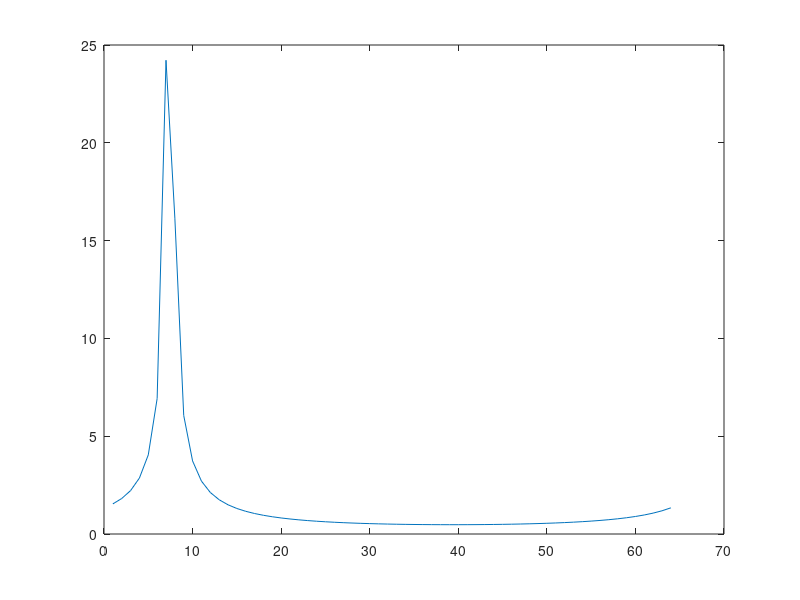

The MATLAB source for this figure:
% ============================================================
% Test Signal Generator
% 20s complex CW signal with frequency fd at fs = 48 kHz
% left: sin-signal and right: cos-signal (or viec versa) 
% ============================================================
clear; close all; clc;

% Parameter
% ============================================================
fs = 30000;      
N = 64;      
SPEED_OF_LIGHT = 299792458.0;
TRANSMIT_FREQUENCY = 24000000000.0;

% test signal
% ============================================================
y = [0.0, 0.100000001, 0.200000003, 0.300000012, 0.400000006, 0.5, 0.600000024, 0.699999988, 0.800000012, 0.899999976, 1.0, 1.10000002, 1.20000005, 1.29999995, 1.39999998, 1.5, 1.60000002, 1.70000005, 1.79999995, 1.89999998, 2.0, 2.0999999, 2.20000005, 2.29999995, 2.4000001, 2.5, 2.5999999, 2.70000005, 2.79999995, 2.9000001, 3.0, 3.0999999, 3.20000005, 3.29999995, 3.4000001, 3.5, 3.5999999, 3.70000005, 3.79999995, 3.9000001, 4.0, 4.0999999, 4.19999981, 4.30000019, 4.4000001, 4.5, 4.5999999, 4.69999981, 4.80000019, 4.9000001, 5.0, 5.0999999, 5.19999981, 5.30000019, 5.4000001, 5.5, 5.5999999, 5.69999981, 5.80000019, 5.9000001, 6.0, 6.0999999, 6.19999981, 6.30000019, 6.4000001, 6.5, 6.5999999, 6.69999981, 6.80000019, 6.9000001, 7.0, 7.0999999, 7.19999981, 7.30000019, 7.4000001, 7.5, 7.5999999, 7.69999981, 7.80000019, 7.9000001, 8.0, 8.10000038, 8.19999981, 8.30000019, 8.39999962, 8.5, 8.60000038, 8.69999981, 8.80000019, 8.89999962, 9.0, 9.10000038, 9.19999981, 9.30000019, 9.39999962, 9.5, 9.60000038, 9.69999981, 9.80000019, 9.89999962, 10.0, 10.1000004, 10.1999998, 10.3000002, 10.3999996, 10.5, 10.6000004, 10.6999998, 10.8000002, 10.8999996, 11.0, 11.1000004, 11.1999998, 11.3000002, 11.3999996, 11.5, 11.6000004, 11.6999998, 11.8000002, 11.8999996, 12.0, 12.1000004, 12.1999998, 12.3000002, 12.3999996, 12.5, 12.6000004, 12.6999998, 12.8000002, 12.8999996, 13.0, 13.1000004, 13.1999998, 13.3000002, 13.3999996, 13.5, 13.6000004, 13.6999998, 13.8000002, 13.8999996, 14.0, 14.1000004, 14.1999998, 14.3000002, 14.3999996, 14.5, 14.6000004, 14.6999998, 14.8000002, 14.8999996, 15.0, 15.1000004, 15.1999998, 15.3000002, 15.3999996, 15.5, 15.6000004, 15.6999998, 15.8000002, 15.8999996, 16.0, 16.1000004, 16.2000008, 16.2999992, 16.3999996, 16.5, 16.6000004, 16.7000008, 16.7999992, 16.8999996, 17.0, 17.1000004, 17.2000008, 17.2999992, 17.3999996, 17.5, 17.6000004, 17.7000008, 17.7999992, 17.8999996, 18.0, 18.1000004, 18.2000008, 18.2999992, 18.3999996, 18.5, 18.6000004, 18.7000008, 18.7999992, 18.8999996, 19.0, 19.1000004, 19.2000008, 19.2999992, 19.3999996, 19.5, 19.6000004, 19.7000008, 19.7999992, 19.8999996, 20.0, 20.1000004, 20.2000008, 20.2999992, 20.3999996, 20.5, 20.6000004, 20.7000008, 20.7999992, 20.8999996, 21.0, 21.1000004, 21.2000008, 21.2999992, 21.3999996, 21.5, 21.6000004, 21.7000008, 21.7999992, 21.8999996, 22.0, 22.1000004, 22.2000008, 22.2999992, 22.3999996, 22.5, 22.6000004, 22.7000008, 22.7999992, 22.8999996, 23.0, 23.1000004, 23.2000008, 23.2999992, 23.3999996, 23.5, 23.6000004, 23.7000008, 23.7999992, 23.8999996, 24.0, 24.1000004, 24.2000008, 24.2999992, 24.3999996, 24.5, 24.6000004, 24.7000008, 24.7999992, 24.8999996, 25.0, 25.1000004, 25.2000008, 25.2999992, 25.3999996, 25.5];

% Decrease size of y to a 128-element array
z = (1:128);
for i = 1:128
    z(i) = y(i);
end

sig = 0.5*exp(1i*2*pi*z);
x(:,1) = real(sig);
x(:,2) = imag(sig);

sig_short = sig(1:64);

% rearange for arm_cfft_f32()
newArray = zeros(1, 128);
index = 1;

for i = 1:64
    newArray(2*index-1) = x(i, 1);
    newArray(2*index) = x(i, 2);
    index = index + 1;
end

% save newArray
%writematrix(newArray, 'testDataPositive.csv');

% Perform FFT
X = fft(sig_short);

% Calculate magnitude
magX = abs(X);

% Find max value and corresponding index
[max_val, max_index] = max(magX);

dopplerFrequency = max_index*(fs/N);

if dopplerFrequency > fs/2
    dopplerFrequency = -dopplerFrequency;
end

% Calculate velocity
lambda = SPEED_OF_LIGHT / TRANSMIT_FREQUENCY;
velocity = (dopplerFrequency*lambda) / 2.0;


% Display velocity
velocity = 3.6*velocity;
disp(['Velocity: ', num2str(velocity), ' km/h']);

plot(magX)